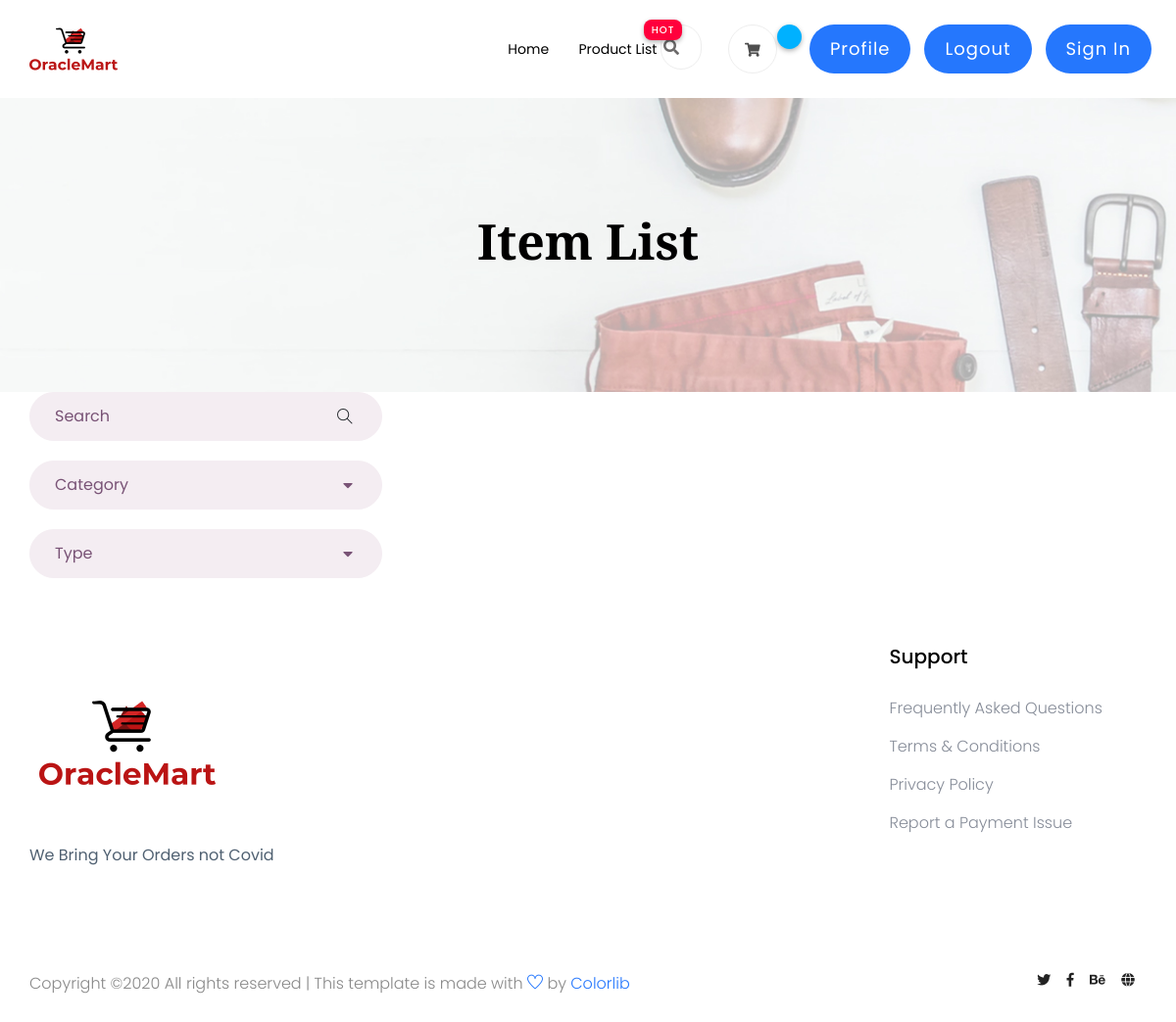
Page /itemList/ (signed in) on the earlier database version.
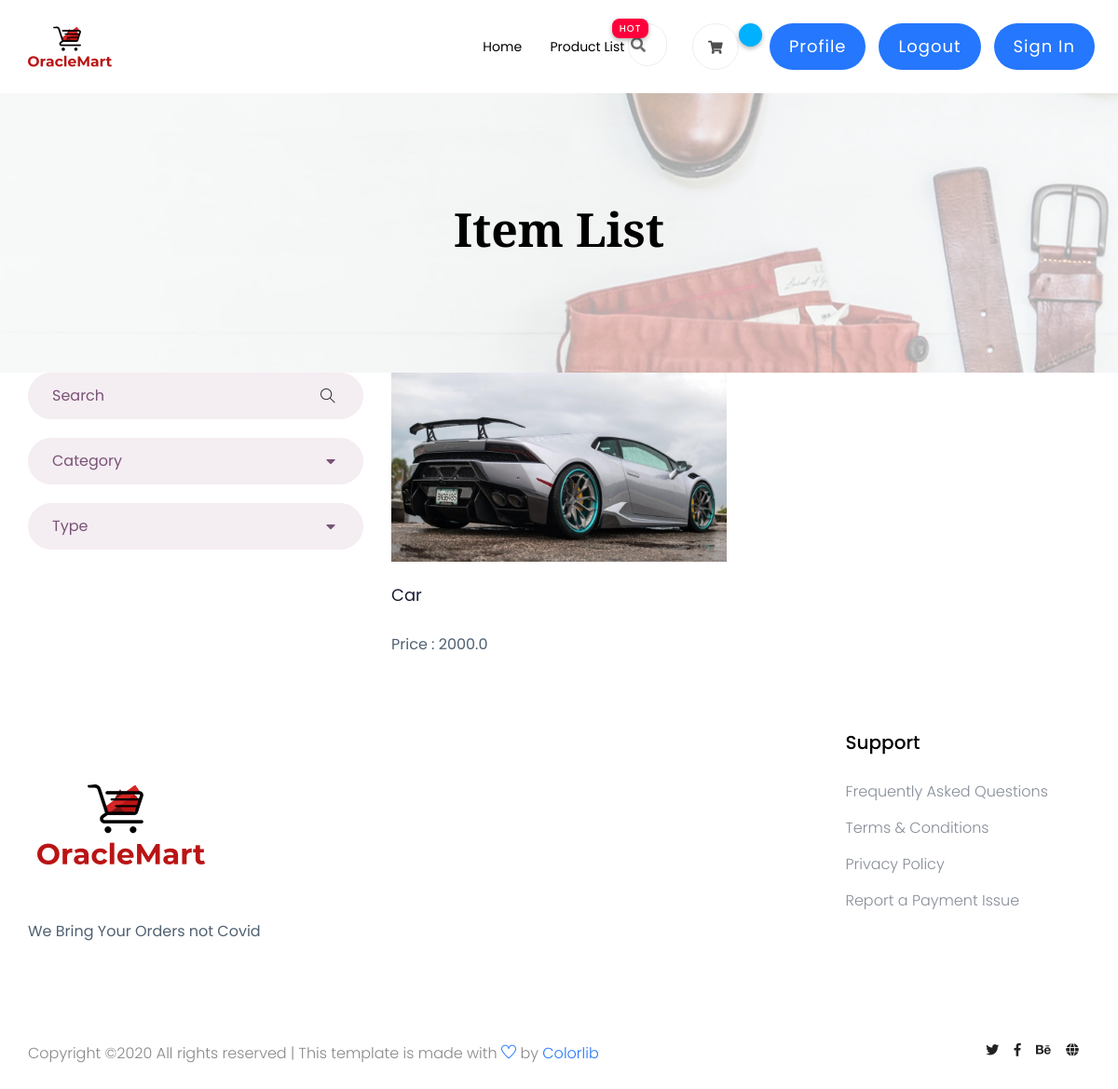
Same page on the later database version.
### UserActions/models.py (models this page shows, shortened)
class Item(models.Model):
    item_id = models.AutoField(primary_key=True)
    item_price = models.FloatField()
    item_name = models.CharField(max_length = 100)
    item_description = models.CharField(max_length = 250, blank = True)
    image_url = models.FileField(upload_to='documents')
    pincode = models.ForeignKey(Pincodes,on_delete=models.CASCADE)
    seller_id = models.ForeignKey(User,on_delete=models.CASCADE)
    category = models.CharField(max_length = 100)

### UserActions/views.py (the view)
# urls.py: path('itemList/',views.item_list_view, name = 'itemList'),
def item_list_view(request):
    if not request.user.is_authenticated:
        return redirect('UserActions:login')
    else:
        itemsList = Item.objects.all()
        context = {
            'itemList': itemsList
        }
        return render(request, 'item_list.html', context)

### UserActions/templates/item_list.html (shortened to what this page needs)
{% extends 'base.html' %}
{% load static%}
{% block search%}
<li class="d-none d-xl-block">
 <div class="form-box f-right ">
    <form action="{% url 'UserActions:search' %}" method="GET" value="{{request.GET.search}}">
    <input type="text" name="search" placeholder="Search" value="{{request.GET.search}}">
        <div class="search-icon">
            <i class="fas fa-search special-tag"></i>
        </div>
    </div>
</li>
{% endblock %}
{% block content%}
    <div class="slider-area ">
        <div class="single-slider slider-height2 d-flex align-items-center" data-background="assets/img/hero/category.jpg">
            <div class="container">
                <div class="row">
                    <div class="col-xl-12">
                        <div class="hero-cap text-center">
                        {% if search%}
                        <h2>Searched Items containing "{{request.GET.search}}"</h2>
                        {% else%}
                        <h2>Item list</h2>
                        {% endif %}
                        </div>
                    </div>
                </div>
            </div>
        </div>
    </div>
    <section class="product_list">
        <div class="container">
            <div class="row">
                <div class="col-md-4">
                    <div class="product_sidebar">
                        <div class="single_sedebar">
                                <form action="{% url 'UserActions:search' %}" method="GET" value="{{request.GET.search}}">
                                    <input type="text" name="search" placeholder="Search" value="{{request.GET.search}}">
                                        <div class="search-icon">
                                            <i class="ti-search"></i>
                                        </div>
                                </form>
                        </div>
                        <div class="single_sedebar">
                            <div class="select_option">
                                <div class="select_option_list">Category <i class="right fas fa-caret-down"></i> </div>
                            </div>
                        </div>
                        <div class="single_sedebar">
                            <div class="select_option">
                                <div class="select_option_list">Type <i class="right fas fa-caret-down"></i> </div>
                            </div>
                        </div>
                    </div>
                </div>
                <div class="col-md-8">
                    <div class="product_list">
                        <div class="row">
                            {% if search %}
                            {% for item in results %}
                            <div class="col-lg-6 col-sm-6">
                                    <div class="single_product_item">
                                        <a href = "{%url 'UserActions:singleItem' item_id=item.item_id%}">
                                        <img src="{{item.image_url.url}}" alt="{{item.item_name}}" class="img-fluid"></a>
                                        <h3> <a href="{% url 'UserActions:singleItem' item_id=item.item_id%}">{{item.item_name}}</a> </h3>
                                        <p>Price : {{item.item_price}}</p>
                                    </div>
                                </div>
                            {% endfor %}
                            {% else %}
                            {% for item in itemList %}
                                <div class="col-lg-6 col-sm-6">
                                    <div class="single_product_item">
                                        <a href = "{%url 'UserActions:singleItem' item_id=item.item_id%}">
                                        <img src="{{item.image_url.url}}" alt="{{item.item_name}}" class="img-fluid"></a>
                                        <h3> <a href="{% url 'UserActions:singleItem' item_id=item.item_id%}">{{item.item_name}}</a> </h3>
                                        <p>Price : {{item.item_price}}</p>
                                    </div>
                                </div>
                            {% endfor %}
                            {% endif%}
                    </div>
                </div>
            </div>
        </div>
    </section>
{% endblock %}

### templates/base.html (shortened to what this page needs)
<!doctype html>
<html lang="eng">
{% load static %}
<head>
        <link rel="stylesheet" href="{% static 'assets/css/bootstrap.min.css'%}">
        <link rel="stylesheet" href="{% static 'assets/css/owl.carousel.min.css'%}">
        <link rel="stylesheet" href="{% static 'assets/css/flaticon.css'%}">
        <link rel="stylesheet" href="{% static 'assets/css/slicknav.css'%}">
        <link rel="stylesheet" href="{% static 'assets/css/animate.min.css'%}">
        <link rel="stylesheet" href="{% static 'assets/css/magnific-popup.css'%}">
        <link rel="stylesheet" href="{% static 'assets/css/fontawesome-all.min.css'%}">
        <link rel="stylesheet" href="{% static 'assets/css/themify-icons.css'%}">
        <link rel="stylesheet" href="{% static 'assets/css/slick.css'%}">
        <link rel="stylesheet" href="{% static 'assets/css/nice-select.css'%}">
        <link rel="stylesheet" href="{% static 'assets/css/style.css'%}">
</head>
<body>
    <header>
       <div class="header-area">
            <div class="main-header ">
               <div class="header-bottom  header-sticky">
                    <div class="container-fluid">
                        <div class="row align-items-center">
                            <div class="col-xl-1 col-lg-1 col-md-1 col-sm-3">
                                <div class="logo">
                                  <a href="{% url 'home' %}"><img src="{% static 'assets/img/Newlogo.png'%}" height = 100px width = 100px alt=""></a>
                                </div>
                            </div>
                            <div class="col-xl-6 col-lg-8 col-md-7 col-sm-5">
                                <div class="main-menu f-right d-none d-lg-block">
                                    <nav>
                                        <ul id="navigation">
                                            <li><a href="{% url 'home' %}">Home</a></li>
                                            <li class="hot"><a href="{% url 'UserActions:itemList'%}">Product List</a>
                                                                                            </li>
                                        </ul>
                                    </nav>
                                </div>
                            </div>
                            <div class="col-xl-5 col-lg-3 col-md-3 col-sm-3 fix-card">
                                <ul class="header-right f-right d-none d-lg-block d-flex justify-content-between">
                                    {% block search %}
                                     {% endblock %}
                                    <li>
                                        <div id = "dynamic-cart" class="shopping-card">
                                            <a href="{% url 'UserActions:cart'%}"><i class="fas fa-shopping-cart"></i></a>
                                        </div>
                                    </li>
                                   <li class="d-none d-lg-block"> <a href="{% url 'UserActions:profile' %}" class="btn header-btn">Profile</a></li>
                                   <li class="d-none d-lg-block"> <a href="{% url 'UserActions:logout' %}" class="btn header-btn">Logout</a></li>
                                   <li class="d-none d-lg-block"> <a href="{% url 'UserActions:login' %}" class="btn header-btn">Sign In</a></li>
                                </ul>
                            </div>
                            <div class="col-12">
                            </div>
                        </div>
                    </div>
               </div>
            </div>
       </div>
    </header>
    {% block content %}{% endblock %}<br><br>
    <footer>
        <div class="footer-area footer-padding2">
            <div class="container">
                <div class="row d-flex justify-content-between">
                    <div class="col-xl-3 col-lg-3 col-md-5 col-sm-6">
                       <div class="single-footer-caption mb-50">
                         <div class="single-footer-caption mb-30">
                             <div class="footer-logo">
                                 <a href=""><img src="{% static 'assets/img/Newlogo.png'%}" alt=""></a>
                                 <p>We Bring Your Orders not Covid</p>
                             </div>
                         </div>
                       </div>
                    </div>
                    <div class="col-xl-3 col-lg-3 col-md-5 col-sm-7">
                        <div class="single-footer-caption mb-50">
                            <div class="footer-tittle">
                                <h4>Support</h4>
                                <ul>
                                 <li><a href="#">Frequently Asked Questions</a></li>
                                 <li><a href="#">Terms & Conditions</a></li>
                                 <li><a href="#">Privacy Policy</a></li>
                                 <li><a href="#">Report a Payment Issue</a></li>
                             </ul>
                            </div>
                        </div>
                    </div>
                </div>
                <div class="row">
                 <div class="col-xl-7 col-lg-7 col-md-7">
                     <div class="footer-copy-right">
                         <p>
  Copyright &copy;<script>document.write(new Date().getFullYear());</script> All rights reserved | This template is made with <i class="ti-heart" aria-hidden="true"></i> by <a href="https://colorlib.com" target="_blank">Colorlib</a>
  </p>                </div>
                 </div>
                  <div class="col-xl-5 col-lg-5 col-md-5">
                     <div class="footer-copy-right f-right">
                         <div class="footer-social">
                             <a href="#"><i class="fab fa-twitter"></i></a>
                             <a href="#"><i class="fab fa-facebook-f"></i></a>
                             <a href="#"><i class="fab fa-behance"></i></a>
                             <a href="#"><i class="fas fa-globe"></i></a>
                         </div>
                     </div>
                 </div>
             </div>
            </div>
        </div>
    </footer>
</body>
</html>

Differences in the rows shown:
added Item: image_url (picture), item_name "Car", item_price "2000.0"
